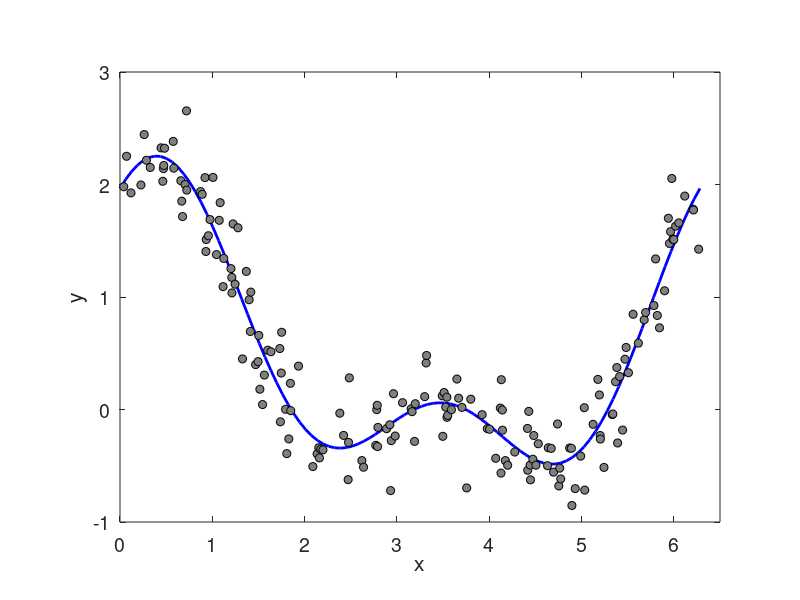

MATLAB code to generate this figure: (Note: this script raises an error after producing the figure.)
%
% This code fits g(x) = b1*g1(x)+b2*g2(x)+b3*g3(x)+b4*g4(x)+b5*g5(x)
% to the data where g1, g2, g3,... are functions given below:
% g1(x) = 1			for x in [0, 2*pi].
% g2(x) = sin(x)		for x in [0, 2*pi].
% g3(x) = cos(x)		for x in [0, 2*pi].
% g4(x) = sin(2*x)		for x in [0, 2*pi].
% g5(x) = cos(2*x)		for x in [0, 2*pi].
%
clear
figure(2)
clf reset
axes('position',[0.15,0.13,0.75,0.75])
%
load data5.txt
x=data5(:,1);
y=data5(:,2);
%
g1=ones(size(x));
g2=sin(x);
g3=cos(x);
g4=sin(2*x);
g5=cos(2*x);
G=[g1, g2, g3, g4, g5];
%
GG=G'*G;
Gy=G'*y;
b=GG\Gy;
%
xp=2*pi*[0:0.01:1];
g=b(1)+b(2)*sin(xp)+b(3)*cos(xp)+b(4)*sin(2*xp)+b(5)*cos(2*xp);
plot(xp,g,'b-','linewidth',2.0)
hold on
plot(x,y,'ko','markerfacecolor',[0.5,0.5,0.5])
axis([0,6.5,-1.0,3.0])
set(gca,'xtick',[0:1:6])
set(gca,'ytick',[-1:1:3])
set(gca,'fontsize',14)
xlabel('x')
ylabel('y')
h1=legend('Least square fitting','data',1);
set(h1,'fontsize',12)
title('g(x) = b1+b2*sin(x)+b3*cos(x)+b4*sin(2*x)+b5*cos(2*x)')
%
%
